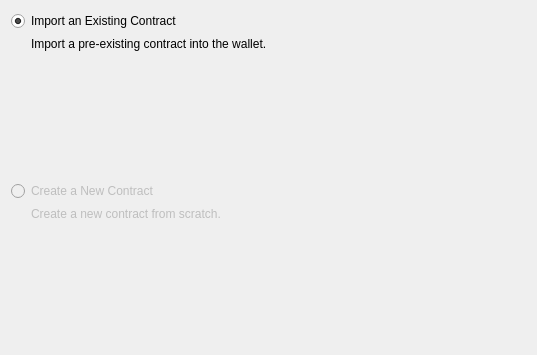
<?xml version="1.0" encoding="UTF-8"?>
<ui version="4.0">
 <class>MTPageAddContract</class>
 <widget class="QWizardPage" name="MTPageAddContract">
  <property name="geometry">
   <rect>
    <x>0</x>
    <y>0</y>
    <width>537</width>
    <height>355</height>
   </rect>
  </property>
  <property name="windowTitle">
   <string>WizardPage</string>
  </property>
  <layout class="QVBoxLayout" name="verticalLayout">
   <item>
    <widget class="QRadioButton" name="radioButton_1">
     <property name="text">
      <string>Import an Existing Contract</string>
     </property>
     <property name="checked">
      <bool>true</bool>
     </property>
    </widget>
   </item>
   <item>
    <widget class="QLabel" name="label">
     <property name="text">
      <string>Import a pre-existing contract into the wallet.</string>
     </property>
     <property name="wordWrap">
      <bool>true</bool>
     </property>
     <property name="indent">
      <number>20</number>
     </property>
    </widget>
   </item>
   <item>
    <spacer name="verticalSpacer_2">
     <property name="orientation">
      <enum>Qt::Vertical</enum>
     </property>
     <property name="sizeHint" stdset="0">
      <size>
       <width>20</width>
       <height>110</height>
      </size>
     </property>
    </spacer>
   </item>
   <item>
    <widget class="QRadioButton" name="radioButton_2">
     <property name="enabled">
      <bool>false</bool>
     </property>
     <property name="text">
      <string>Create a New Contract</string>
     </property>
     <property name="checkable">
      <bool>true</bool>
     </property>
    </widget>
   </item>
   <item>
    <widget class="QLabel" name="label_2">
     <property name="enabled">
      <bool>false</bool>
     </property>
     <property name="text">
      <string>Create a new contract from scratch.</string>
     </property>
     <property name="wordWrap">
      <bool>true</bool>
     </property>
     <property name="margin">
      <number>0</number>
     </property>
     <property name="indent">
      <number>20</number>
     </property>
    </widget>
   </item>
   <item>
    <spacer name="verticalSpacer">
     <property name="orientation">
      <enum>Qt::Vertical</enum>
     </property>
     <property name="sizeHint" stdset="0">
      <size>
       <width>20</width>
       <height>109</height>
      </size>
     </property>
    </spacer>
   </item>
  </layout>
 </widget>
 <resources/>
 <connections/>
</ui>
